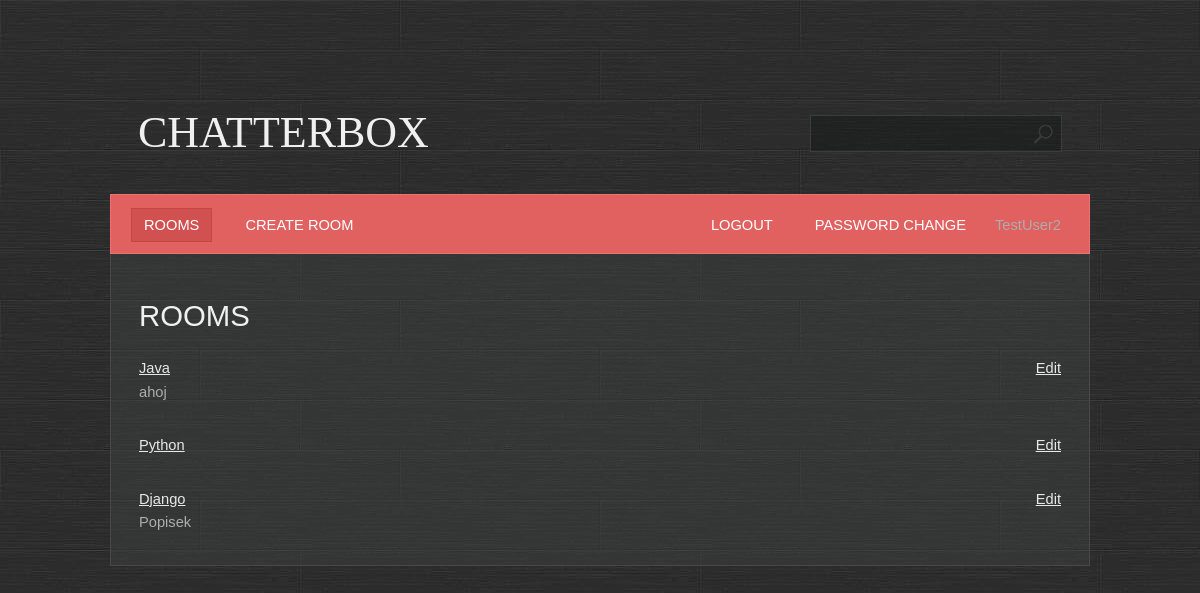
/ (signed in), run on the app's committed database.
### base/models.py (models this page shows, shortened)
class Room(Model):
    name = models.CharField(max_length=200, unique=True)
    description = models.TextField(null=True, blank=True)
    participants = models.ManyToManyField(User, related_name='participants', blank=True)
    created = models.DateTimeField(auto_now_add=True)
    updated = models.DateTimeField(auto_now=True)
    class Meta:
        ordering = ['-created', 'name']

### base/views.py (the view)
# urls.py: path('', base.views.RoomsView.as_view(), name='rooms'),
class RoomsView(PermissionRequiredMixin, LoginRequiredMixin, ListView):
    template_name = 'base/rooms.html'
    model = Room
    permission_required = 'base.view_room'

### base/templates/base/rooms.html (shortened to what this page needs)
{% extends 'main.html' %}
{%  block content %}
<h1>Rooms</h1>
{% for room in object_list %}
<div class="box">
    <div style="float: left">
        <a href="{% url 'room' room.id %}">{{ room.name|capfirst }}</a></br>
        {{ room.description }}
    </div>
    <div style="float: right;">
        {% if perms.base.change_room %}
            <a href="{% url 'room_update' room.id %}">Edit</a>
        {% endif %}
    </div>
</div>
{% endfor %}
{%  endblock %}

### templates/navbar.html
<ul>
    {% if user.is_authenticated %}
    <li class="first active">
        <a href="{% url 'rooms' %}">Rooms</a>
    </li>
    {% if perms.base.add_room %}
    <li>
        <a href="{% url 'room_create' %}">Create room</a>
    </li>
    {% endif %}
    <li class="last-child">
        {{ user.username }}
    </li>
    <li class="last-child">
        <a href="{% url 'password_change' %}">Password change</a>
    </li>
    <li class="last-child">
        <a href="{% url 'logout' %}">Logout</a>
    </li>
    {% else %}
    <li class="last-child">
        <a href="{% url 'login' %}">Login</a>
    </li>
    {% endif %}
</ul><br class="clearfix"/>

### static/styles/style.css (style rules this page uses)
* { margin: 0; padding: 0; }
a { text-decoration: underline; color: #e8e8e8; }
body { font-size: 11pt; line-height: 1.6em; font-family: Arial, sans-serif; background: #9ea3a3; color: #adadad; background: url(/static/images/bg.jpg); }
h1,h2,h3,h4 { text-transform: uppercase; font-weight: normal; color: #f0f0f0; }
ul { margin-bottom: 1.25em; }
ul { list-style: none; }
.last-child { float:right; }
.box { overflow: hidden; margin: 0 0 30px 0; }
#menu a { text-decoration: none; text-transform: uppercase; color: #ffffff; padding: 8px 12px 8px 12px; border: solid 1px #e16060; }
#menu ul { list-style: none; }
#menu ul li { display: inline; padding: 0 8px 0 8px; }
#menu ul li.first { padding-left: 0; }
#menu ul li.active a { background: #D15050; border: solid 1px #C64545; }

### data on the page
Room: name "Java", description "ahoj"
Room: name "Python"
Room: name "Django", description "Popisek"

### other printed values
{{ user.username }} "TestUser2"
